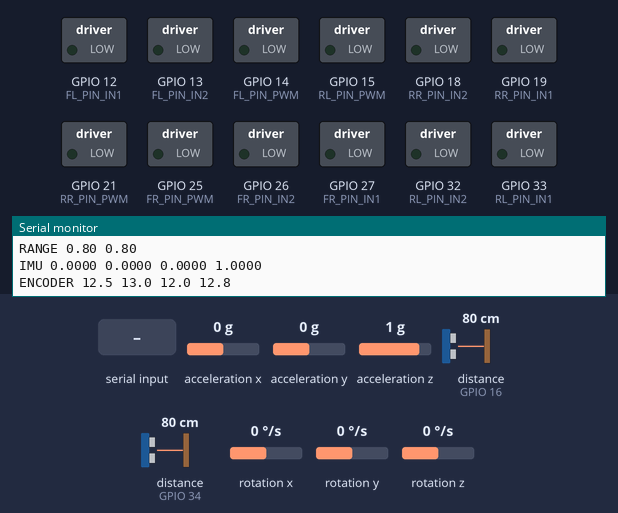
Bench run of a sketch on a simulated ESP32. Parts: switched loads named in the sketch (green lamp = pin HIGH), the last lines printed to the serial monitor. Wiring (inferred from the names in the program): 2 × ultrasonic range finder: trigger GPIO 4, echo GPIO 16 / trigger GPIO 17, echo GPIO 34; MPU-6050 motion sensor at I2C address 0x68. Inputs (shaded band) come from the test bench; at power-on: acceleration x 0 g, acceleration y 0 g, acceleration z 1 g, distance to the obstacle (sensors on GPIO 16, GPIO 34) 80 cm, rotation x 0 °/s, rotation y 0 °/s, rotation z 0 °/s. The echo pulse lasts 58.3 µs per cm; pins used as bus, display or sensor lines are not drawn.

Above: at 1.2 s.
1.3 s: "FORWARD 1\n" received over Serial
At 1.6 s:
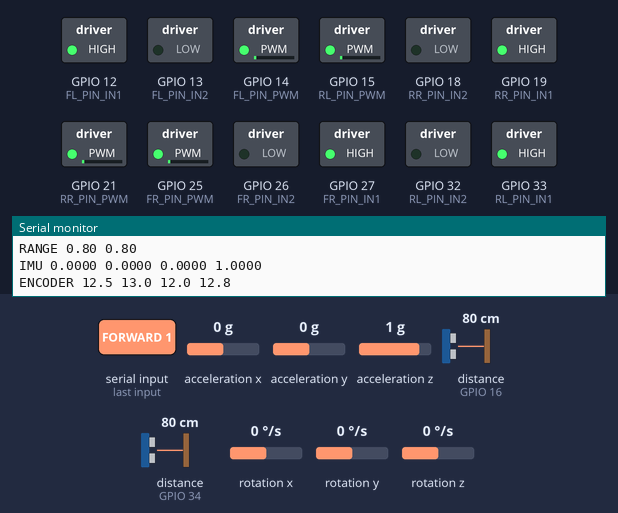
2.8 s: "FORWARD 150\n" received over Serial
At 3.9 s:
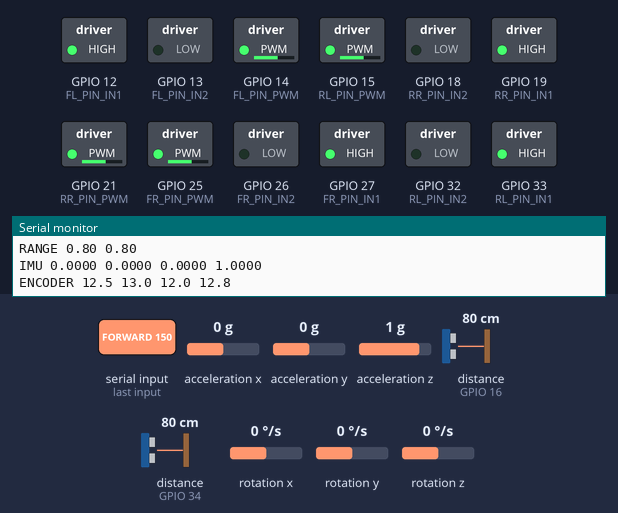
5.8 s: "BACKWARD 1\n" received over Serial
At 6.2 s:
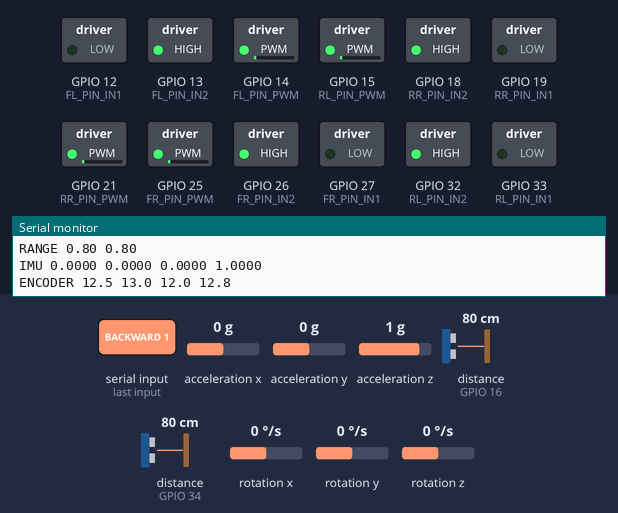
Timing chart, 0 to 8.3 s (numbered marks = the images above; inputs shaded):
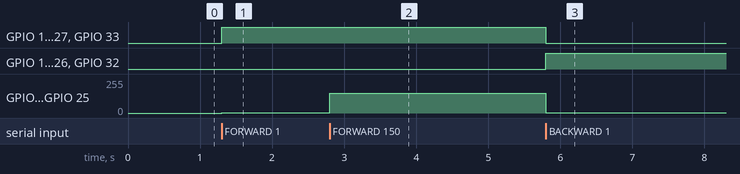

The sketch:

esp32_mecanum.ino
```cpp
/**
 * 🤖 Mecanum Robot ESP32 Firmware
 * Handles 11 standardized movement commands and reports battery/status telemetry.
 */

#include <Arduino.h>
#include <Wire.h>

// --- Ultrasonic Sensor Pin Configurations ---
#define FRONT_TRIG_PIN 4
#define FRONT_ECHO_PIN 16
#define REAR_TRIG_PIN 17
#define REAR_ECHO_PIN 34

// --- Motor Pin Configurations (Example H-Bridge mapping) ---
// Front Left (FL)
#define FL_PIN_IN1 12
#define FL_PIN_IN2 13
#define FL_PIN_PWM 14
// Front Right (FR)
#define FR_PIN_IN1 27
#define FR_PIN_IN2 26
#define FR_PIN_PWM 25
// Rear Left (RL)
#define RL_PIN_IN1 33
#define RL_PIN_IN2 32
#define RL_PIN_PWM 15
// Rear Right (RR)
#define RR_PIN_IN1 19
#define RR_PIN_IN2 18
#define RR_PIN_PWM 21

// --- PWM Configurations for ESP32 ledc ---
#define PWM_FREQ 5000
#define PWM_RES 8 // 8-bit resolution (0-255)
#define LEDC_CH_FL 0
#define LEDC_CH_FR 1
#define LEDC_CH_RL 2
#define LEDC_CH_RR 3

// --- Telemetry Variables ---
unsigned long lastTelemetryTime = 0;
const unsigned long telemetryInterval = 1000; // Send telemetry every 1s

// --- MPU6050 State Variables ---
bool mpuInit = false;
double imuYaw = 0.0;
unsigned long lastIMUTime = 0;

void initMPU() {
  Wire.begin();
  Wire.beginTransmission(0x68);
  Wire.write(0x6B); // PWR_MGMT_1 register
  Wire.write(0);    // set to zero (wakes up the MPU-6050)
  byte err = Wire.endTransmission();
  if (err == 0) {
    mpuInit = true;
    lastIMUTime = millis();
    Serial.println("STATUS_IMU OK");
  } else {
    Serial.println("STATUS_IMU FAILED");
  }
}

float readDistance(int trigPin, int echoPin) {
  digitalWrite(trigPin, LOW);
  delayMicroseconds(2);
  digitalWrite(trigPin, HIGH);
  delayMicroseconds(10);
  digitalWrite(trigPin, LOW);
  long duration = pulseIn(echoPin, HIGH, 20000); // 20ms timeout
  if (duration == 0) return 0.0;
  float distCm = (duration * 0.0343) / 2.0;
  return distCm / 100.0; // convert to meters
}

void readIMU(float &qx, float &qy, float &qz, float &qw) {
  if (!mpuInit) {
    qx = 0.0; qy = 0.0; qz = 0.0; qw = 1.0;
    return;
  }

  Wire.beginTransmission(0x68);
  Wire.write(0x3B); // starting register for Accel Readings
  Wire.endTransmission(false);
  Wire.requestFrom(0x68, 14, true); // request 14 registers

  if (Wire.available() < 14) {
    qx = 0.0; qy = 0.0; qz = 0.0; qw = 1.0;
    return;
  }

  int16_t ax = Wire.read()<<8|Wire.read();
  int16_t ay = Wire.read()<<8|Wire.read();
  int16_t az = Wire.read()<<8|Wire.read();
  int16_t temp = Wire.read()<<8|Wire.read();
  int16_t gx = Wire.read()<<8|Wire.read();
  int16_t gy = Wire.read()<<8|Wire.read();
  int16_t gz = Wire.read()<<8|Wire.read();

  // Convert raw gyro Z to rad/s (range is +/- 250 deg/s)
  float gz_rad = (gz / 131.0) * (PI / 180.0);

  unsigned long now = millis();
  float dt = (now - lastIMUTime) / 1000.0;
  lastIMUTime = now;
  if (dt <= 0 || dt > 0.5) dt = 0.02; // bound delta time

  // Integrate yaw (z axis rotation)
  imuYaw += gz_rad * dt;

  // Simple quaternion conversion from yaw (about Z axis)
  // q = [cos(yaw/2), 0, 0, sin(yaw/2)]
  qw = cos(imuYaw / 2.0);
  qx = 0.0;
  qy = 0.0;
  qz = sin(imuYaw / 2.0);
}

void setup() {
  Serial.begin(115200);

  // Initialize Ultrasonic Pins
  pinMode(FRONT_TRIG_PIN, OUTPUT);
  pinMode(FRONT_ECHO_PIN, INPUT);
  pinMode(REAR_TRIG_PIN, OUTPUT);
  pinMode(REAR_ECHO_PIN, INPUT);

  // Initialize Direction Pins
  pinMode(FL_PIN_IN1, OUTPUT);
  pinMode(FL_PIN_IN2, OUTPUT);
  pinMode(FR_PIN_IN1, OUTPUT);
  pinMode(FR_PIN_IN2, OUTPUT);
  pinMode(RL_PIN_IN1, OUTPUT);
  pinMode(RL_PIN_IN2, OUTPUT);
  pinMode(RR_PIN_IN1, OUTPUT);
  pinMode(RR_PIN_IN2, OUTPUT);

  // Initialize PWM channels on ESP32
  ledcSetup(LEDC_CH_FL, PWM_FREQ, PWM_RES);
  ledcSetup(LEDC_CH_FR, PWM_FREQ, PWM_RES);
  ledcSetup(LEDC_CH_RL, PWM_FREQ, PWM_RES);
  ledcSetup(LEDC_CH_RR, PWM_FREQ, PWM_RES);

  ledcAttachPin(FL_PIN_PWM, LEDC_CH_FL);
  ledcAttachPin(FR_PIN_PWM, LEDC_CH_FR);
  ledcAttachPin(RL_PIN_PWM, LEDC_CH_RL);
  ledcAttachPin(RR_PIN_PWM, LEDC_CH_RR);

  stopMotors();

  // Initialize I2C and MPU6050
  initMPU();

  Serial.println("SYSTEM_READY");
}

void loop() {
  // Read and process serial commands from Raspberry Pi / ROS2
  if (Serial.available() > 0) {
    String input = Serial.readStringUntil('\n');
    input.trim();
    if (input.length() > 0) {
      parseAndExecuteCommand(input);
    }
  }

  // Periodic Telemetry Publishing
  if (millis() - lastTelemetryTime >= telemetryInterval) {
    sendTelemetry();
    lastTelemetryTime = millis();
  }
}

// Drive a specific motor with sign indicating direction
void driveMotor(int pinIn1, int pinIn2, int ledcChannel, int targetSpeed) {
  // Clamp speed to -255 to 255
  targetSpeed = constrain(targetSpeed, -255, 255);

  if (targetSpeed > 0) {
    digitalWrite(pinIn1, HIGH);
    digitalWrite(pinIn2, LOW);
    ledcWrite(ledcChannel, targetSpeed);
  } else if (targetSpeed < 0) {
    digitalWrite(pinIn1, LOW);
    digitalWrite(pinIn2, HIGH);
    ledcWrite(ledcChannel, abs(targetSpeed));
  } else {
    digitalWrite(pinIn1, LOW);
    digitalWrite(pinIn2, LOW);
    ledcWrite(ledcChannel, 0);
  }
}

// Helper to quickly halt all chassis motion
void stopMotors() {
  driveMotor(FL_PIN_IN1, FL_PIN_IN2, LEDC_CH_FL, 0);
  driveMotor(FR_PIN_IN1, FR_PIN_IN2, LEDC_CH_FR, 0);
  driveMotor(RL_PIN_IN1, RL_PIN_IN2, LEDC_CH_RL, 0);
  driveMotor(RR_PIN_IN1, RR_PIN_IN2, LEDC_CH_RR, 0);
}

// Parse space separated command format: "COMMAND SPEED"
void parseAndExecuteCommand(String rawCommand) {
  int spaceIdx = rawCommand.indexOf(' ');
  String cmd = "";
  int speed = 0;

  if (spaceIdx == -1) {
    cmd = rawCommand;
    speed = 0;
  } else {
    cmd = rawCommand.substring(0, spaceIdx);
    speed = rawCommand.substring(spaceIdx + 1).toInt();
  }

  cmd.toUpperCase();

  // Constrain Speed to standard 8-bit PWM
  speed = constrain(speed, 0, 255);

  if (cmd == "FORWARD") {
    driveMotor(FL_PIN_IN1, FL_PIN_IN2, LEDC_CH_FL, speed);
    driveMotor(FR_PIN_IN1, FR_PIN_IN2, LEDC_CH_FR, speed);
    driveMotor(RL_PIN_IN1, RL_PIN_IN2, LEDC_CH_RL, speed);
    driveMotor(RR_PIN_IN1, RR_PIN_IN2, LEDC_CH_RR, speed);
  }
  else if (cmd == "BACKWARD") {
    driveMotor(FL_PIN_IN1, FL_PIN_IN2, LEDC_CH_FL, -speed);
    driveMotor(FR_PIN_IN1, FR_PIN_IN2, LEDC_CH_FR, -speed);
    driveMotor(RL_PIN_IN1, RL_PIN_IN2, LEDC_CH_RL, -speed);
    driveMotor(RR_PIN_IN1, RR_PIN_IN2, LEDC_CH_RR, -speed);
  }
  else if (cmd == "STRAFE_LEFT") {
    driveMotor(FL_PIN_IN1, FL_PIN_IN2, LEDC_CH_FL, -speed);
    driveMotor(FR_PIN_IN1, FR_PIN_IN2, LEDC_CH_FR, speed);
    driveMotor(RL_PIN_IN1, RL_PIN_IN2, LEDC_CH_RL, speed);
    driveMotor(RR_PIN_IN1, RR_PIN_IN2, LEDC_CH_RR, -speed);
  }
  else if (cmd == "STRAFE_RIGHT") {
    driveMotor(FL_PIN_IN1, FL_PIN_IN2, LEDC_CH_FL, speed);
    driveMotor(FR_PIN_IN1, FR_PIN_IN2, LEDC_CH_FR, -speed);
    driveMotor(RL_PIN_IN1, RL_PIN_IN2, LEDC_CH_RL, -speed);
    driveMotor(RR_PIN_IN1, RR_PIN_IN2, LEDC_CH_RR, speed);
  }
  else if (cmd == "DIAGONAL_FRONT_LEFT") {
    driveMotor(FL_PIN_IN1, FL_PIN_IN2, LEDC_CH_FL, 0);
    driveMotor(FR_PIN_IN1, FR_PIN_IN2, LEDC_CH_FR, speed);
    driveMotor(RL_PIN_IN1, RL_PIN_IN2, LEDC_CH_RL, speed);
    driveMotor(RR_PIN_IN1, RR_PIN_IN2, LEDC_CH_RR, 0);
  }
  else if (cmd == "DIAGONAL_FRONT_RIGHT") {
    driveMotor(FL_PIN_IN1, FL_PIN_IN2, LEDC_CH_FL, speed);
    driveMotor(FR_PIN_IN1, FR_PIN_IN2, LEDC_CH_FR, 0);
    driveMotor(RL_PIN_IN1, RL_PIN_IN2, LEDC_CH_RL, 0);
    driveMotor(RR_PIN_IN1, RR_PIN_IN2, LEDC_CH_RR, speed);
  }
  else if (cmd == "DIAGONAL_REAR_LEFT") {
    driveMotor(FL_PIN_IN1, FL_PIN_IN2, LEDC_CH_FL, -speed);
    driveMotor(FR_PIN_IN1, FR_PIN_IN2, LEDC_CH_FR, 0);
    driveMotor(RL_PIN_IN1, RL_PIN_IN2, LEDC_CH_RL, 0);
    driveMotor(RR_PIN_IN1, RR_PIN_IN2, LEDC_CH_RR, -speed);
  }
  else if (cmd == "DIAGONAL_REAR_RIGHT") {
    driveMotor(FL_PIN_IN1, FL_PIN_IN2, LEDC_CH_FL, 0);
    driveMotor(FR_PIN_IN1, FR_PIN_IN2, LEDC_CH_FR, -speed);
    driveMotor(RL_PIN_IN1, RL_PIN_IN2, LEDC_CH_RL, -speed);
    driveMotor(RR_PIN_IN1, RR_PIN_IN2, LEDC_CH_RR, 0);
  }
  else if (cmd == "ROTATE_LEFT") {
    driveMotor(FL_PIN_IN1, FL_PIN_IN2, LEDC_CH_FL, -speed);
    driveMotor(FR_PIN_IN1, FR_PIN_IN2, LEDC_CH_FR, speed);
    driveMotor(RL_PIN_IN1, RL_PIN_IN2, LEDC_CH_RL, -speed);
    driveMotor(RR_PIN_IN1, RR_PIN_IN2, LEDC_CH_RR, speed);
  }
  else if (cmd == "ROTATE_RIGHT") {
    driveMotor(FL_PIN_IN1, FL_PIN_IN2, LEDC_CH_FL, speed);
    driveMotor(FR_PIN_IN1, FR_PIN_IN2, LEDC_CH_FR, -speed);
    driveMotor(RL_PIN_IN1, RL_PIN_IN2, LEDC_CH_RL, speed);
    driveMotor(RR_PIN_IN1, RR_PIN_IN2, LEDC_CH_RR, -speed);
  }
  else if (cmd == "STOP") {
    stopMotors();
  }
  else {
    // Unknown Command
    Serial.print("ERROR_UNKNOWN_CMD: ");
    Serial.println(cmd);
  }
}

// Send Battery logs and overall chassis health telemetry via Serial
void sendTelemetry() {
  // Read battery status (mock sensors or ADC mapping)
  int batteryPercentage = 88;
  float batteryVoltage = 24.20;
  float currentDraw = 3.50;

  // Print standardized telemetry formats recognized by ROS2 serial node
  Serial.println("STATUS OK");

  Serial.print("BATTERY ");
  Serial.print(batteryPercentage);
  Serial.print(" ");
  Serial.print(batteryVoltage, 2);
  Serial.print(" ");
  Serial.println(currentDraw, 2);

  // Read and transmit ultrasonic sensor data (in meters)
  float frontDist = readDistance(FRONT_TRIG_PIN, FRONT_ECHO_PIN);
  float rearDist = readDistance(REAR_TRIG_PIN, REAR_ECHO_PIN);
  Serial.print("RANGE ");
  Serial.print(frontDist, 2);
  Serial.print(" ");
  Serial.println(rearDist, 2);

  // Read and transmit IMU quaternion values
  float qx, qy, qz, qw;
  readIMU(qx, qy, qz, qw);
  Serial.print("IMU ");
  Serial.print(qx, 4);
  Serial.print(" ");
  Serial.print(qy, 4);
  Serial.print(" ");
  Serial.print(qz, 4);
  Serial.print(" ");
  Serial.println(qw, 4);

  // Read and transmit mock or real Encoder values for FL, FR, RL, RR
  float encFL = 12.5;
  float encFR = 13.0;
  float encRL = 12.0;
  float encRR = 12.8;
  Serial.print("ENCODER ");
  Serial.print(encFL, 1);
  Serial.print(" ");
  Serial.print(encFR, 1);
  Serial.print(" ");
  Serial.print(encRL, 1);
  Serial.print(" ");
  Serial.println(encRR, 1);
}
```

Measured:
- after the input at 1.3 s, GPIO 12 (FL_PIN_IN1), GPIO 19 (RR_PIN_IN1), GPIO 27 (FR_PIN_IN1), GPIO 33 (RL_PIN_IN1): LOW → HIGH at once; GPIO 14 (FL_PIN_PWM), GPIO 15 (RL_PIN_PWM), GPIO 21 (RR_PIN_PWM), GPIO 25 (FR_PIN_PWM): 0/255 → 1/255 at once
- after the input at 2.8 s, GPIO 14 (FL_PIN_PWM), GPIO 15 (RL_PIN_PWM), GPIO 21 (RR_PIN_PWM), GPIO 25 (FR_PIN_PWM): 1/255 → 149/255 at once
- after the input at 5.8 s, GPIO 12 (FL_PIN_IN1), GPIO 19 (RR_PIN_IN1), GPIO 27 (FR_PIN_IN1), GPIO 33 (RL_PIN_IN1): HIGH → LOW at once; GPIO 13 (FL_PIN_IN2), GPIO 18 (RR_PIN_IN2), GPIO 26 (FR_PIN_IN2), GPIO 32 (RL_PIN_IN2): LOW → HIGH at once; GPIO 14 (FL_PIN_PWM), GPIO 15 (RL_PIN_PWM), GPIO 21 (RR_PIN_PWM), GPIO 25 (FR_PIN_PWM): 149/255 → 1/255 at once
